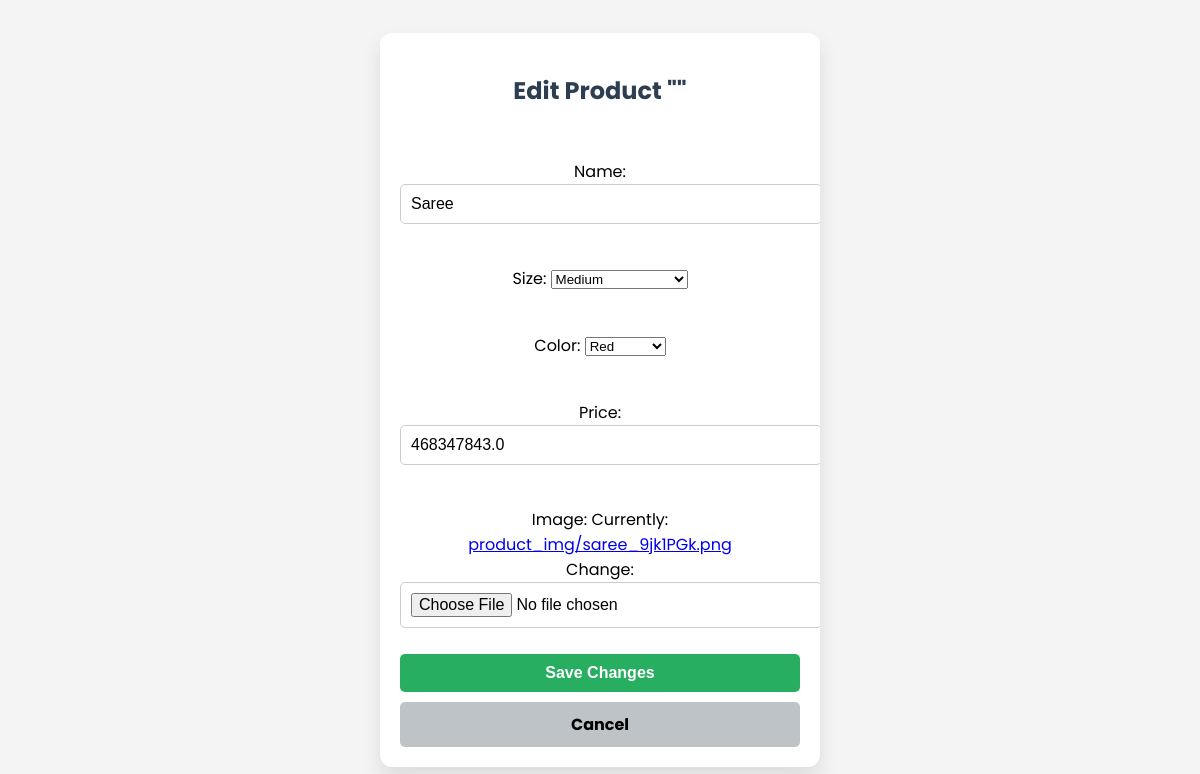
/clothing/edit/1/, run on an earlier commit of the app's database.
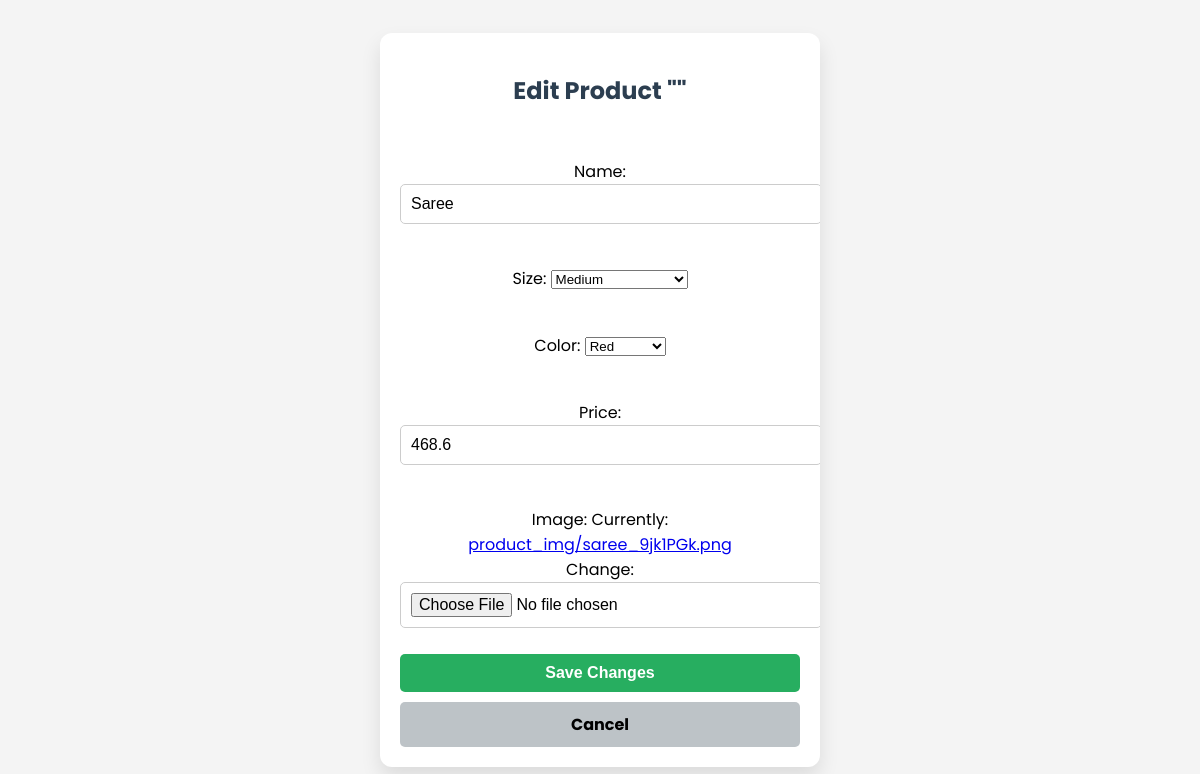
And on a later commit of the database.
### clothing/models.py (models this page shows, shortened)
class product(models.Model):
    SIZE_CHOICES = [
        ('XS', 'Extra Small'),
        ('S', 'Small'),
        ('M', 'Medium'),
        ('L', 'Large'),
        ('XL', 'Extra Large'),
        ('XXL', 'Double Extra Large'),
    ]
    COLOR_CHOICES = [
        ('RED', 'Red'),
        ('BLU', 'Blue'),
        ('GRN', 'Green'),
        ('BLK', 'Black'),
        ('WHT', 'White'),
        ('YLW', 'Yellow'),
        ('ORG', 'Orange'),
        ('PNK', 'Pink'),
        ('PRP', 'Purple'),
        ('BRN', 'Brown'),
        ('GRY', 'Gray'),
        ('NVY', 'Navy'),
        ('TUR', 'Turquoise'),
        ('GLD', 'Gold'),
        ('SLV', 'Silver'),
    ]
    name = models.CharField(max_length=100)
    size = models.CharField(max_length=4, choices=SIZE_CHOICES, default='M')
    color = models.CharField(max_length=10, choices=COLOR_CHOICES, default='Red')
    price = models.DecimalField(max_digits=10, decimal_places=1)
    image = models.ImageField(upload_to='product_img/')

### clothing/views.py (the view)
# urls.py: path('edit/<int:product_id>/', views.edit_product, name='edit_product'),
def edit_product(request, product_id):
    Product = get_object_or_404(product, id=product_id)
    if request.method == "POST":
        form = ProductForm(request.POST, request.FILES, instance=Product) # request.POST = Text File,
        if form.is_valid():
            form.save()
            return redirect('clothing')
    else:
        form = ProductForm(instance=Product)
    return render(request, 'clothing/edit_product.html',{'form':form})

### clothing/forms.py
class ProductForm(forms.ModelForm):
    class Meta:
        model = product
        fields = ["name","size","color","price","image"]

### clothing/templates/clothing/edit_product.html (shortened to what this page needs)
<!DOCTYPE html>
<html lang="en">
<head>
</head>
<body>
    <div class="card">
        <h2>Edit Product "{{ product.name }}"</h2>
        <form method="POST" enctype="multipart/form-data">
            {{ form.as_p }}
            <button type="submit" class="btn btn-success">Save Changes</button>
            <a href="{% url 'clothing' %}" class="btn btn-secondary">Cancel</a>
        </form>
    </div>
</body>
</html>

What changed in the data, as far as the page shows it:
changed product "Saree": price "468347843.0" → "468.6"
